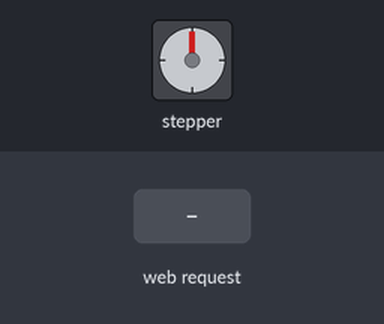
Simulated run of this sketch. Board: ESP32. Parts: stepper motor. The inputs (shaded band) are chosen by the test bench. WiFi joins after 1.5 s; servers stay silent unless stated; stepper angles assume 4096 steps per turn; what the sketch prints to the serial monitor is not drawn.

Above: at 2.7 s.
2.8 s: HTTP request GET /move?angle=120 received
At 3.71 s:
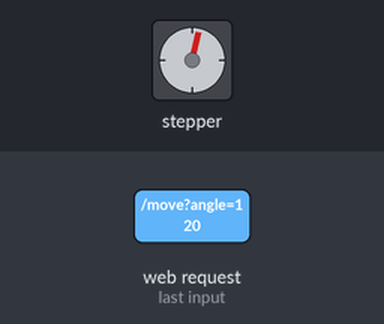
At 4.34 s:
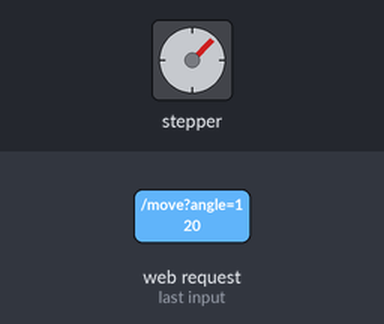
5.8 s: HTTP request GET /home received
At 6.2 s:
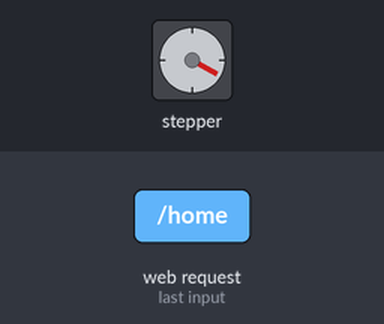
Timing chart, 0 to 8.8 s (numbered marks = the images above; inputs shaded):
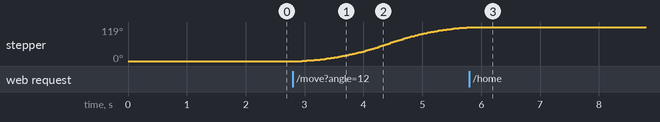

The sketch:

SpinScanFirmware.ino
```cpp
#include <WiFi.h>
#include <WebServer.h>
#include <AccelStepper.h>

// --- 設定 ---
const char* ssid = "YOUR_WIFI_SSID";
const char* password = "YOUR_WIFI_PASSWORD";

// 28BYJ-48 ステッピングモーターの設定
// ギア比は約 63.6839:1, 1ステップ 5.625度 (フルステップの場合)
// 1回転に必要なステップ数: 2048 (4-step sequence)
const float STEPS_PER_REV = 4096.0;

// ピン定義 (ULN2003A接続)
#define IN1 19
#define IN2 18
#define IN3 5
#define IN4 17

// AccelStepperの設定 (HALF4WIRE = 8ステップ/回転、28BYJ-48に最適)
// ULN2003の配線順序によっては 1, 3, 2, 4 の順にする必要がある場合があります
AccelStepper stepper(AccelStepper::HALF4WIRE, IN1, IN3, IN2, IN4);

WebServer server(80);

// 角度からステップ数への変換
long angleToSteps(float angle) {
  return (long)((angle / 360.0) * STEPS_PER_REV);
}

// ハンドラ: 初期位置に戻る
void handleHome() {
  Serial.println("Homing...");
  // 物理的なリミットスイッチがないため、ここでは安全に一定量戻して0とする
  // 実際にはリミットスイッチの入力判定を実装することを推奨します
  stepper.setCurrentPosition(0);
  server.send(200, "text/plain", "Homing complete. Position reset to 0.");
}

// ハンドラ: 指定角度へ移動
void handleMove() {
  if (!server.hasArg("angle")) {
    server.send(400, "text/plain", "Missing 'angle' parameter.");
    return;
  }

  float angle = server.arg("angle").toFloat();
  if (angle < 0 || angle > 360) {
    server.send(400, "text/plain", "Angle must be between 0 and 360.");
    return;
  }

  long targetStep = angleToSteps(angle);
  Serial.printf("Moving to angle: %.2f (Step: %ld)\\n", angle, targetStep);

  stepper.moveTo(targetStep);
  // 回転が完了するまでブロックして待機
  stepper.runToPosition();

  server.send(200, "text/plain", String("Moving to ") + angle + " degrees completed.");
}

void setup() {
  Serial.begin(115200);

  // モーター設定
  stepper.setMaxSpeed(1000.0);
  stepper.setAcceleration(500.0);

  // WiFi接続
  WiFi.begin(ssid, password);
  Serial.print("Connecting to WiFi");
  while (WiFi.status() != WL_CONNECTED) {
    delay(500);
    Serial.print(".");
  }
  Serial.println("\\nConnected!");
  Serial.print("IP Address: ");
  Serial.println(WiFi.localIP());

  // APIエンドポイント設定
  server.on("/home", HTTP_GET, handleHome);
  server.on("/move", HTTP_GET, handleMove);

  server.begin();
  Serial.println("HTTP server started");
}

void loop() {
  server.handleClient();
  stepper.run();
}
```

Measured:
- after the input at 2.8 s, stepper: keeps turning clockwise at about 42°/s, starting after 0.16 s
